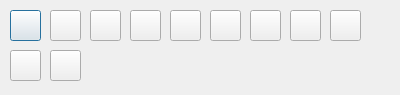
<?xml version="1.0" encoding="UTF-8"?>
<ui version="4.0">
 <class>DialogChooseWeapon</class>
 <widget class="QDialog" name="DialogChooseWeapon">
  <property name="geometry">
   <rect>
    <x>0</x>
    <y>0</y>
    <width>400</width>
    <height>95</height>
   </rect>
  </property>
  <property name="windowTitle">
   <string>Dialog</string>
  </property>
  <widget class="QPushButton" name="pushButton">
   <property name="geometry">
    <rect>
     <x>10</x>
     <y>10</y>
     <width>31</width>
     <height>31</height>
    </rect>
   </property>
   <property name="text">
    <string/>
   </property>
   <property name="icon">
    <iconset>
     <normaloff>../PC Computer - Worms Armageddon - General Sprites/Weapon Icons/airstrke.1.png</normaloff>../PC Computer - Worms Armageddon - General Sprites/Weapon Icons/airstrke.1.png</iconset>
   </property>
   <property name="iconSize">
    <size>
     <width>30</width>
     <height>30</height>
    </size>
   </property>
  </widget>
  <widget class="QPushButton" name="pushButton_2">
   <property name="geometry">
    <rect>
     <x>50</x>
     <y>10</y>
     <width>31</width>
     <height>31</height>
    </rect>
   </property>
   <property name="text">
    <string/>
   </property>
   <property name="icon">
    <iconset>
     <normaloff>../PC Computer - Worms Armageddon - General Sprites/Weapon Icons/banana.1.png</normaloff>../PC Computer - Worms Armageddon - General Sprites/Weapon Icons/banana.1.png</iconset>
   </property>
   <property name="iconSize">
    <size>
     <width>30</width>
     <height>30</height>
    </size>
   </property>
  </widget>
  <widget class="QPushButton" name="pushButton_3">
   <property name="geometry">
    <rect>
     <x>90</x>
     <y>10</y>
     <width>31</width>
     <height>31</height>
    </rect>
   </property>
   <property name="text">
    <string/>
   </property>
   <property name="icon">
    <iconset>
     <normaloff>../PC Computer - Worms Armageddon - General Sprites/Weapon Icons/baseball.1.png</normaloff>../PC Computer - Worms Armageddon - General Sprites/Weapon Icons/baseball.1.png</iconset>
   </property>
   <property name="iconSize">
    <size>
     <width>30</width>
     <height>30</height>
    </size>
   </property>
  </widget>
  <widget class="QPushButton" name="pushButton_4">
   <property name="geometry">
    <rect>
     <x>130</x>
     <y>10</y>
     <width>31</width>
     <height>31</height>
    </rect>
   </property>
   <property name="text">
    <string/>
   </property>
   <property name="icon">
    <iconset>
     <normaloff>../PC Computer - Worms Armageddon - General Sprites/Weapon Icons/bazooka.1.png</normaloff>../PC Computer - Worms Armageddon - General Sprites/Weapon Icons/bazooka.1.png</iconset>
   </property>
   <property name="iconSize">
    <size>
     <width>30</width>
     <height>30</height>
    </size>
   </property>
  </widget>
  <widget class="QPushButton" name="pushButton_5">
   <property name="geometry">
    <rect>
     <x>170</x>
     <y>10</y>
     <width>31</width>
     <height>31</height>
    </rect>
   </property>
   <property name="text">
    <string/>
   </property>
   <property name="icon">
    <iconset>
     <normaloff>../PC Computer - Worms Armageddon - General Sprites/Weapon Icons/cluster.1.png</normaloff>../PC Computer - Worms Armageddon - General Sprites/Weapon Icons/cluster.1.png</iconset>
   </property>
   <property name="iconSize">
    <size>
     <width>30</width>
     <height>30</height>
    </size>
   </property>
  </widget>
  <widget class="QPushButton" name="pushButton_6">
   <property name="geometry">
    <rect>
     <x>210</x>
     <y>10</y>
     <width>31</width>
     <height>31</height>
    </rect>
   </property>
   <property name="text">
    <string/>
   </property>
   <property name="icon">
    <iconset>
     <normaloff>../PC Computer - Worms Armageddon - General Sprites/Weapon Icons/dynamite.1.png</normaloff>../PC Computer - Worms Armageddon - General Sprites/Weapon Icons/dynamite.1.png</iconset>
   </property>
   <property name="iconSize">
    <size>
     <width>30</width>
     <height>30</height>
    </size>
   </property>
  </widget>
  <widget class="QPushButton" name="pushButton_7">
   <property name="geometry">
    <rect>
     <x>250</x>
     <y>10</y>
     <width>31</width>
     <height>31</height>
    </rect>
   </property>
   <property name="text">
    <string/>
   </property>
   <property name="icon">
    <iconset>
     <normaloff>../PC Computer - Worms Armageddon - General Sprites/Weapon Icons/girder.1.png</normaloff>../PC Computer - Worms Armageddon - General Sprites/Weapon Icons/girder.1.png</iconset>
   </property>
   <property name="iconSize">
    <size>
     <width>30</width>
     <height>30</height>
    </size>
   </property>
  </widget>
  <widget class="QPushButton" name="pushButton_8">
   <property name="geometry">
    <rect>
     <x>290</x>
     <y>10</y>
     <width>31</width>
     <height>31</height>
    </rect>
   </property>
   <property name="text">
    <string/>
   </property>
   <property name="icon">
    <iconset>
     <normaloff>../PC Computer - Worms Armageddon - General Sprites/Weapon Icons/grenade.1.png</normaloff>../PC Computer - Worms Armageddon - General Sprites/Weapon Icons/grenade.1.png</iconset>
   </property>
   <property name="iconSize">
    <size>
     <width>30</width>
     <height>30</height>
    </size>
   </property>
  </widget>
  <widget class="QPushButton" name="pushButton_9">
   <property name="geometry">
    <rect>
     <x>330</x>
     <y>10</y>
     <width>31</width>
     <height>31</height>
    </rect>
   </property>
   <property name="text">
    <string/>
   </property>
   <property name="icon">
    <iconset>
     <normaloff>../PC Computer - Worms Armageddon - General Sprites/Weapon Icons/hgrenade.1.png</normaloff>../PC Computer - Worms Armageddon - General Sprites/Weapon Icons/hgrenade.1.png</iconset>
   </property>
   <property name="iconSize">
    <size>
     <width>30</width>
     <height>30</height>
    </size>
   </property>
  </widget>
  <widget class="QPushButton" name="pushButton_10">
   <property name="geometry">
    <rect>
     <x>10</x>
     <y>50</y>
     <width>31</width>
     <height>31</height>
    </rect>
   </property>
   <property name="text">
    <string/>
   </property>
   <property name="icon">
    <iconset>
     <normaloff>../PC Computer - Worms Armageddon - General Sprites/Weapon Icons/teleport.1.png</normaloff>../PC Computer - Worms Armageddon - General Sprites/Weapon Icons/teleport.1.png</iconset>
   </property>
   <property name="iconSize">
    <size>
     <width>30</width>
     <height>30</height>
    </size>
   </property>
  </widget>
  <widget class="QPushButton" name="pushButton_11">
   <property name="geometry">
    <rect>
     <x>50</x>
     <y>50</y>
     <width>31</width>
     <height>31</height>
    </rect>
   </property>
   <property name="text">
    <string/>
   </property>
   <property name="icon">
    <iconset>
     <normaloff>../PC Computer - Worms Armageddon - General Sprites/Weapon Icons/firepnch.1.png</normaloff>../PC Computer - Worms Armageddon - General Sprites/Weapon Icons/firepnch.1.png</iconset>
   </property>
   <property name="iconSize">
    <size>
     <width>30</width>
     <height>30</height>
    </size>
   </property>
  </widget>
 </widget>
 <resources/>
 <connections/>
</ui>
